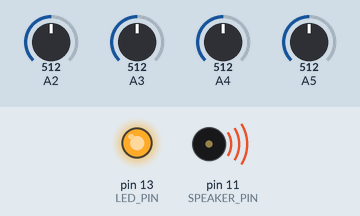
This sketch was run on a simulated Arduino Uno, built with avr-gcc and run on an emulated ATmega328P. Parts: output pins drawn as LEDs (lit = HIGH), buzzer (waves = sounding). Dashed ring = blinking. The inputs (shaded band) are chosen by the test bench; at power-on: A3 = 512, A2 = 512, A4 = 512, A5 = 512. Random numbers use the default seed unless the sketch sets one.

Above: at 0.1 s.
At 1.2 s:
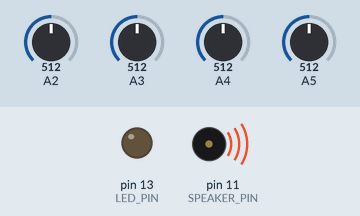
1.3 s: A3 set to 30
At 2.06 s:
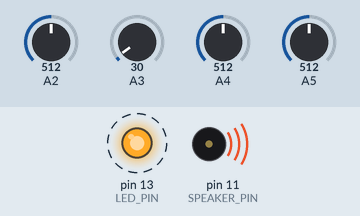
4.3 s: A3 set to 306
Timing chart, 0 to 13.3 s (numbered marks = the images above; inputs shaded):
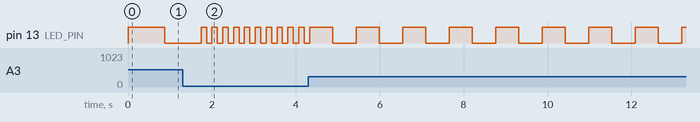

The sketch:

Raindrops_Ping_4knobs.ino
```cpp
#define SAMPLE_RATE 22050
#define LED_PIN     13
#define LED_PORT    PORTB
#define LED_BIT     5
#define SPEAKER_PIN 11

uint8_t out;
uint8_t unscaledOut;
int16_t lp1_1, lp2_1, bp2_1, lowns_1, sah_1, rndm_1, lfrt_1;
uint16_t phase_1 = 0;
uint16_t coarsePitch_1 = 1;
float finePitch_1 = 0.0;
float blendControl = 0.0; // Single blend control for both sounds
uint8_t volumeControl;


ISR(TIMER1_COMPA_vect) {

  //implement rhythmic control for tempo control
  uint16_t rhythmControl = map(analogRead(3), 0, 1023, 100, 2000);

  // Use knob to control the blend for both sounds
  blendControl = analogRead(2) / 1023.0; // Map to 0.0 - 1.0 range

  //use knob to control picth of filter
  coarsePitch_1 = map(analogRead(4), 0, 1023, 10, 100);
  finePitch_1 = coarsePitch_1 / 100.0;

  //volume knob
  volumeControl = map(analogRead(5), 0, 1023, 0, 255);


  // Sound generator 1
  rndm_1 = rand();

    if (lfrt_1-- == 0) {
        lfrt_1 = rhythmControl;
        sah_1 = rndm_1;
        LED_PORT ^= 1 << LED_BIT;
    }

    bp2_1 = (sah_1/4 - bp2_1/32 - lp2_1) / finePitch_1 + bp2_1;

    int32_t lp2_original_1 = bp2_1/2 + lp2_1;
    int32_t lp2_fun_1 = bp2_1/2 + lp2_1 + sah_1;
    lp2_1 = (int16_t)((1.0 - blendControl) * lp2_original_1 + blendControl * lp2_fun_1);

    lowns_1 += (rndm_1-lowns_1) / 64;
    lp1_1 += (rndm_1/32 - lp1_1) / 32;

    int16_t burst_1 = (sah_1 - 16384) / 128;

    int16_t out_1 = ((bp2_1/2 + burst_1 + lowns_1/64 + lp1_1/64) / 32);

    // Mix the two sounds
    unscaledOut = 128 + (out_1 ) / 2;
    out = 64 + ((unscaledOut * volumeControl) >> 8);
    OCR2A = out;
}

// ... (rest of the code remains the same)

void startPlayback()
{
    pinMode(SPEAKER_PIN, OUTPUT);
    pinMode(LED_PIN, OUTPUT);
    // Use internal clock (datasheet p.160)
    ASSR &= ~(_BV(EXCLK) | _BV(AS2));
    // Set fast PWM mode  (p.157)
    TCCR2A |= _BV(WGM21) | _BV(WGM20);
    TCCR2B &= ~_BV(WGM22);
    // Do non-inverting PWM on pin OC2A (p.155)
    // On the Arduino this is pin 11.
    TCCR2A = (TCCR2A | _BV(COM2A1)) & ~_BV(COM2A0);
    TCCR2A &= ~(_BV(COM2B1) | _BV(COM2B0));
    // No prescaler (p.158)
    TCCR2B = (TCCR2B & ~(_BV(CS12) | _BV(CS11))) | _BV(CS10);
    // Set initial pulse width to the first sample.
    OCR2A = 0;
    // Set up Timer 1 to send a sample every interrupt.
    cli();
    // Set CTC mode (Clear Timer on Compare Match) (p.133)
    // Have to set OCR1A *after*, otherwise it gets reset to 0!
    TCCR1B = (TCCR1B & ~_BV(WGM13)) | _BV(WGM12);
    TCCR1A = TCCR1A & ~(_BV(WGM11) | _BV(WGM10));
    // No prescaler (p.134)
    TCCR1B = (TCCR1B & ~(_BV(CS12) | _BV(CS11))) | _BV(CS10);
    // Set the compare register (OCR1A).
    // OCR1A is a 16-bit register, so we have to do this with
    // interrupts disabled to be safe.
    OCR1A = F_CPU / SAMPLE_RATE;    // 16e6 / 22050 = 726
    // Enable interrupt when TCNT1 == OCR1A (p.136)
    TIMSK1 |= _BV(OCIE1A);
    sei();
}

void stopPlayback()
{
    // Disable playback per-sample interrupt.
    TIMSK1 &= ~_BV(OCIE1A);
    // Disable the per-sample timer completely.
    TCCR1B &= ~_BV(CS10);
    // Disable the PWM timer.
    TCCR2B &= ~_BV(CS10);
    digitalWrite(SPEAKER_PIN, LOW);
}

void setup() {
    startPlayback();
}

void loop() {
    // Main loop is empty as all processing happens in the interrupt
}

// ... (startPlayback and stopPlayback functions remain the same)
```

Measured:
- by itself, pin 13 (LED_PIN): alternates HIGH for 0.55 s and LOW for 0.55 s
